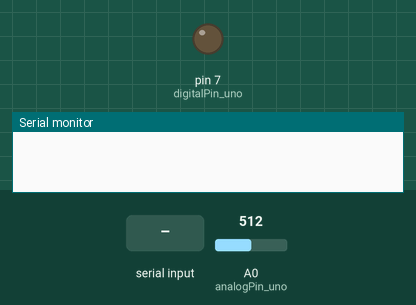
This sketch was run on a simulated Arduino Uno, built with avr-gcc and run on an emulated ATmega328P. On the bench: output pins drawn as LEDs (lit = HIGH), the last lines printed to the serial monitor. Inputs (shaded band) come from the test bench; at power-on: A0 (analogPin_uno) = 512.

Above: at 1.2 s.
1.3 s: "90,45\n" received over Serial
At 2.9 s:
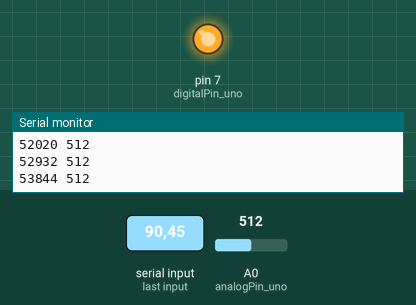
3.5 s: A0 (analogPin_uno) set to 11
6.5 s: A0 (analogPin_uno) set to 8
Timing chart, 0 to 15.5 s (numbered marks = the images above; inputs shaded):
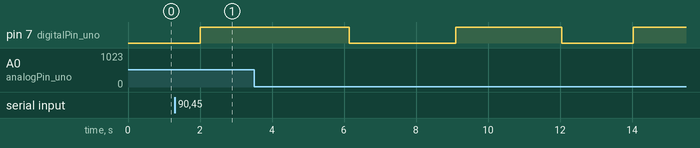

The sketch:

carich.ino
```cpp
/*
Questo sketch serve per realizzare un processo di carica e scarica
di un condensatore C attraverso una resistenza R. La tensione di carica
viene fornita dal pin (porta digitale) 7; la tensione viene campionata sull'ingresso
analogico A0; il campionamento avviene su 250 punti nella fase di carica
e 250 punti in quella di scarica; l'intervallo temporale di campionamento
nominale è aggiustabile in unità di 100 us
*/

// Blocco dichiarazioni
const int analogPin_uno=0; // Definisice la porta A0 usata per la lettura
const int digitalPin_uno=7; // Definisce la porta 7 usata per la carica
int i; // Definisice la variabile intera i (contatore)
int delays; // Definisce la variabile intera delays
int V1[250]; // Definisce l'array intero V1
long t[250]; // Definisice l'array t come intero long
long StartTime; // Definisce il valore StartTime come intero long
int start=0; // Definisce il valore start (usato come flag)
int trash; // Definisce la variabile di trash (prima lettura, da cestinare)

// Istruzioni di inizializzazione
void setup()
  {
   Serial.begin(9600); // Inizializza la porta seriale a 9600 baud
   Serial.flush(); // Pulisce il buffer della porta seriale
   pinMode(digitalPin_uno,OUTPUT); // Definisce digitalPin_uno come output
   digitalWrite(digitalPin_uno,LOW); // e lo pone a valore low
   bitClear(ADCSRA,ADPS0); // Istruzioni necessarie per velocizzare
   bitClear(ADCSRA,ADPS2); // il rate di acquisizione analogica
  }

// Istruzioni del programma
void loop()
  {
    if (Serial.available() >0) // Controlla se il buffer seriale ha qualcosa
      {
        delays = (Serial.read()-'0')*100; // Legge il byte e lo interpreta come ritardo in us
        Serial.flush(); // Svuota la seriale
	start=1; // Pone il flag start a uno
      }

  if(!start) return // Se il flag è start=0 non esegue le operazioni qui di seguito
                    // altrimenti le fa partire (quindi aspetta di ricevere l'istruzione
                    // di partenza)
    delay(2000); // Aspetta 2000 ms per permettere di partire con condensatore scarico
    digitalWrite(digitalPin_uno,HIGH); // Pone digitalPin_uno a livello alto per la carica
    StartTime=micros(); // Misura il tempo iniziale con l'orologio interno (lettura in us)
    trash = analogRead(analogPin_uno); // Mette la prima lettura, da cestinare, in trash
    for(i=0;i<250;i++) // Loop per la carica
      {
          t[i]=micros()-StartTime; // Legge il timestamp in us, sottrae lo StartTime e mette il risultato in array t
          V1[i]=analogRead(analogPin_uno); // Legge analogPin e lo mette in array V1
          delayMicroseconds(delays); // Aspetta tot us
      }

    for(i=0;i<250;i++) // Loop per la scrittura su porta seriale dei 250 dati della carica
      {
        Serial.print(t[i]); // Scrive t[i]
        Serial.print(" "); // Mette uno spazio
        Serial.println(V1[i]); // Scrive V1[i] e va a capo
      }

   delay(1000); // Aspetta 1000 ms per completare la carica
   digitalWrite(digitalPin_uno,LOW); // Pone chargePin a livello basso per la scarica
   StartTime=micros(); // Misura il tempo iniziale con l'orologio interno (lettura in us)
    trash = analogRead(analogPin_uno); // Mette la prima lettura, da cestinare, in trash
    for(i=0;i<250;i++) // Loop per la carica
      {
          t[i]=micros()-StartTime; // Legge il timestamp in us, sottrae lo StartTime e mette il risultato in array t
          V1[i]=analogRead(analogPin_uno); // Legge analogPin e lo mette in array V1
          delayMicroseconds(delays); // Aspetta tot us
      }

    for(i=0;i<250;i++) // Loop per la scrittura su porta seriale dei 250 dati della carica
      {
        Serial.print(t[i]); // Scrive t[i]
        Serial.print(" "); // Mette uno spazio
        Serial.println(V1[i]); // Scrive V1[i] e va a capo
      }
  start=0; // Annulla il flag
    Serial.flush(); // Pulsice il buffer della porta seriale (si sa mai)
}
```

Measured:
- after the input at 1.3 s, pin 7 (digitalPin_uno): LOW → HIGH after 0.70 s
